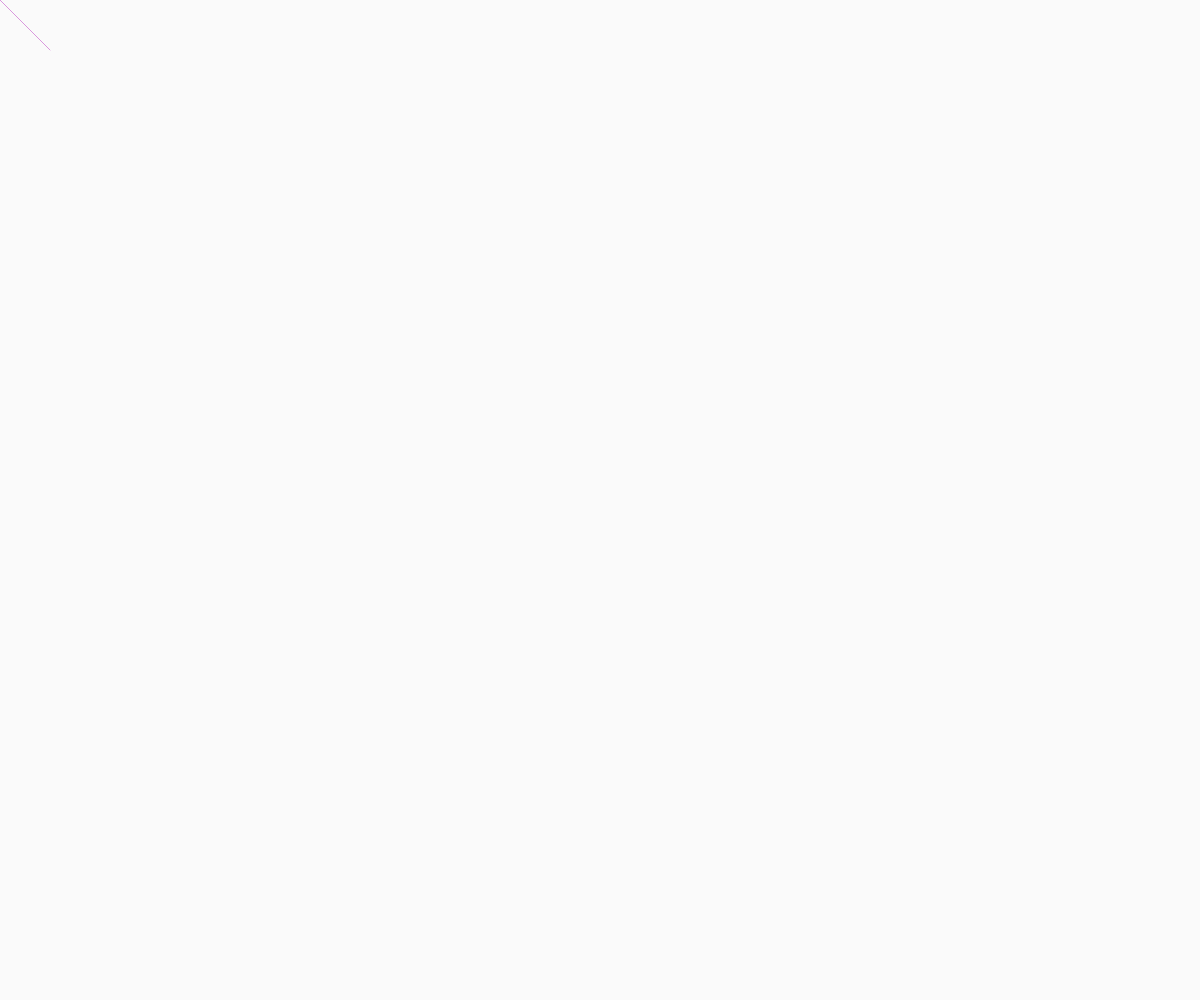
Frame 1 (no input)
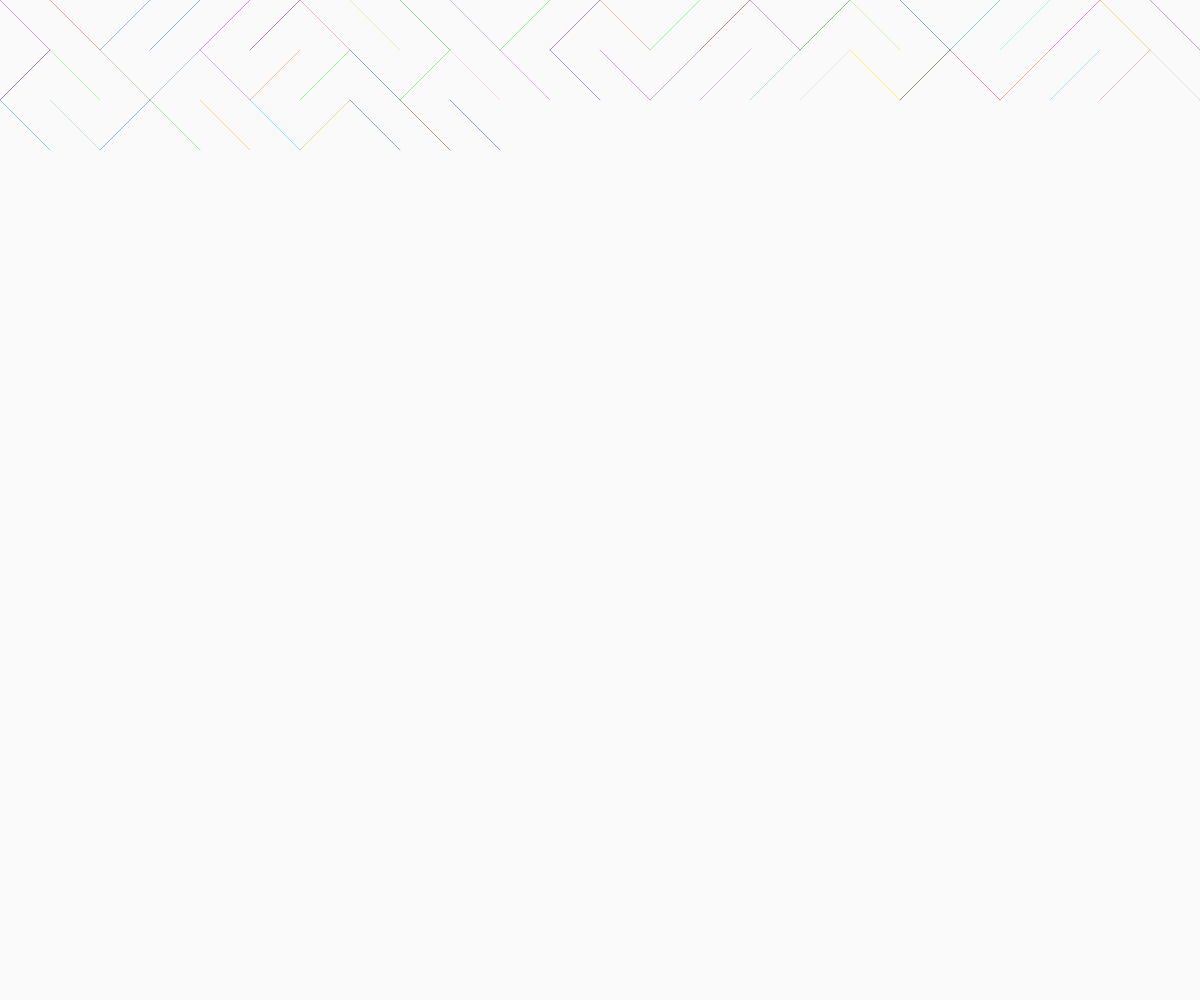
Frame 60 (no input)
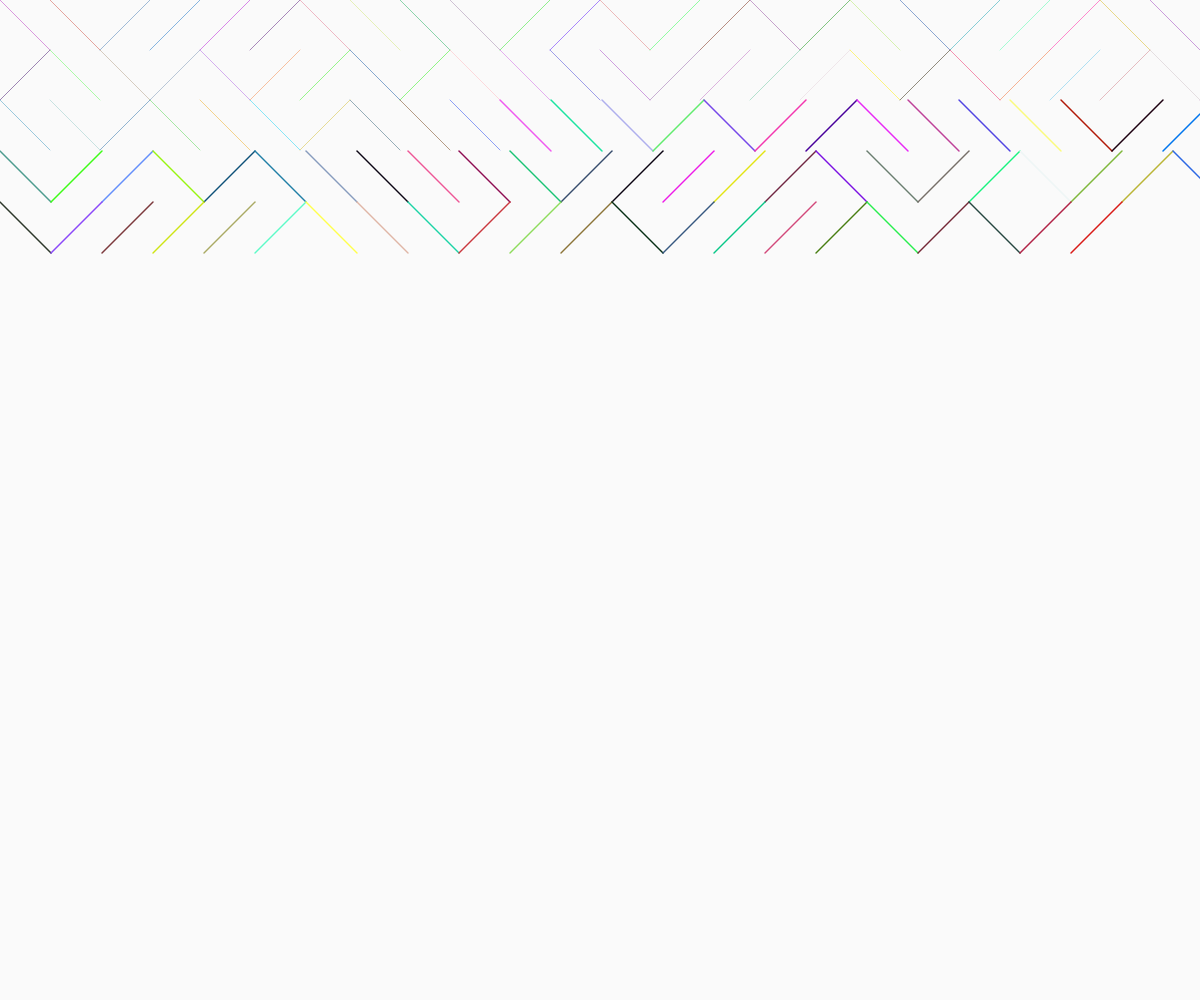
Frame 120 (the mouse pressed at the canvas centre since frame 60)

The p5.js sketch that drew these frames (run headless with seeded random() and noise() and a simulated clock; from frame 60 on, the mouse is pressed at the canvas centre):

// p5.js sketch
// ── sketch.js
//──────────────╔╗╔╗
//╔═╦╗╔╗╔═╦══╦═╗║╚╣╚╗
//║═╣╚╣╚╣╬║║║║╬╚╣╔╣╔╣
//╚═╩═╩═╩═╩╩╩╩══╩═╩═╝
// cllomatt24 (Matteo Cirillo)
// —
// shining-path 0.1 by Matteo Cirillo [linee, colori, p5speech]
// 2022 © Matteo Cirillo @cllomatt24, Daniele @Fupete and the course DS-2022 at DESIGN.unirsm 
// github.com/ds-2022-unirsm — github.com/fupete
// Educational purposes, MIT License, 2022, San Marino
// —
// Credits/Thanks to: 
// @Fupete (https://twitter.com/fupete) for the course DS-2022 at DESIGN.unirsm 
// original license: Educational purpose
// —

let x = 0;
let y = 0;
// grandezza griglia (spaziatura)
let spacing = 50;
let value_stroke = 0.5;

let sfondo = 250;
var r,g,b;

function setup() {
  // creazione finestra visualizzazione
  createCanvas(windowWidth, windowHeight);
  background(sfondo);
}

function draw() {
  // caratteristiche linee
  r = random(0, 255);
  g = random(0, 255);
  b = random(0, 255);
  stroke(r, g, b);
  strokeWeight (value_stroke);
  strokeCap(ROUND);
  strokeJoin(ROUND);
  
  // se si raggiunge l'altezza max pulire lo sfondo e riniziare da capo
  if (y >= height) {
    background(sfondo);
    y = 0;
    x = 0;
  }
  
  // disegna le linee in una direzione o nell'altra / o \ 
  if (random(1) < 0.5) {
    line (x, y, x + spacing, y + spacing);
  } else {
    line (x, y + spacing, x + spacing, y)
  }
  // separa line l'una dall'altra
  x = x + spacing;
  // aumenta lo spessore delle linee
  //value_stroke = value_stroke + 0.05;
  
  // se si raggiunge la larghezza max pulire lo sfondo e riniziare da capo
  if (x > windowWidth) {
    x = 0;
    y = y + spacing;
  }
}

// se viene premuto il mouse
function mousePressed() {
  // aumenta la spaziatura tra una linea e l'altra (grandezza griglia)
  spacing = spacing + 1;
  // aumenta lo spessore delle linee
  value_stroke = value_stroke + 1;
  // cambia lo sfondo al ricaricamento della pagina da 
  //bianco a nero o viceversa
  if (sfondo === 250) {
    sfondo = 0;
  } else {
    sfondo = 250;
  }
}
